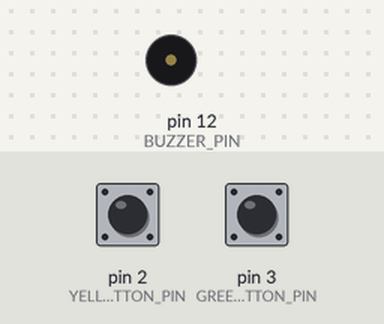
Bench run of a sketch on a simulated Arduino Uno, built with avr-gcc and run on an emulated ATmega328P. Shown: buzzer (waves = sounding, pin HIGH). The test bench sets the inputs (shaded band); at power-on: pin 2 (YELLOW_BUTTON_PIN) LOW, pin 3 (GREEN_BUTTON_PIN) LOW.

Above: at 1.2 s.
1.3 s: pin 2 (YELLOW_BUTTON_PIN) pulled HIGH for 0.15 s
At 1.4 s:
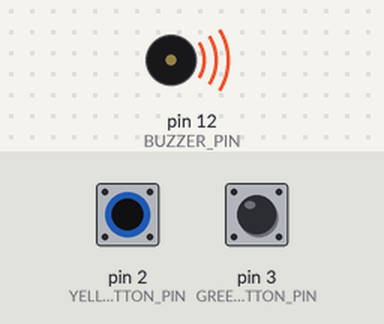
Timing chart, 0 to 4.3 s (numbered marks = the images above; inputs shaded):
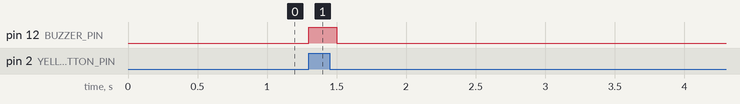

Measured:
- after the input at 1.3 s, pin 12 (BUZZER_PIN): LOW → HIGH at once, → LOW 0.20 s later

The sketch:

M02A06.ino
```cpp
const int YELLOW_BUTTON_PIN = 2;
const int GREEN_BUTTON_PIN = 3;
const int BUZZER_PIN = 12;
const int SHORT_DELAY = 200;
const int LONG_DELAY = SHORT_DELAY * 2;

int greenButtonValue = LOW;
int yellowButtonValue = LOW;

void setup() {
  pinMode(YELLOW_BUTTON_PIN, INPUT);
  pinMode(GREEN_BUTTON_PIN, INPUT);
  pinMode(BUZZER_PIN, OUTPUT);
}

void loop() {
  if (digitalRead(GREEN_BUTTON_PIN)) {
    digitalWrite(BUZZER_PIN, HIGH);
    delay(LONG_DELAY);
    digitalWrite(BUZZER_PIN, LOW);
    while (digitalRead(GREEN_BUTTON_PIN));
  }
  else if (digitalRead(YELLOW_BUTTON_PIN)) {
    digitalWrite(BUZZER_PIN, HIGH);
    delay(SHORT_DELAY);
    digitalWrite(BUZZER_PIN, LOW);
    while (digitalRead(YELLOW_BUTTON_PIN));
  }
}
```
